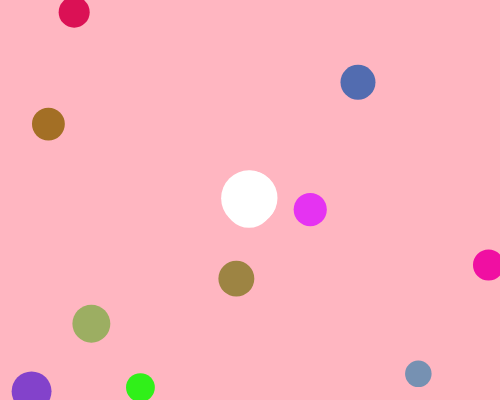
Frame 1 (no input)
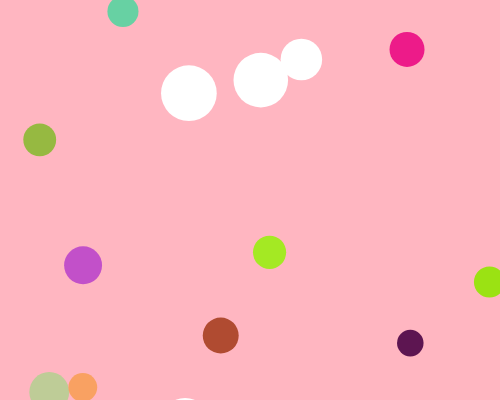
Frame 60 (no input)
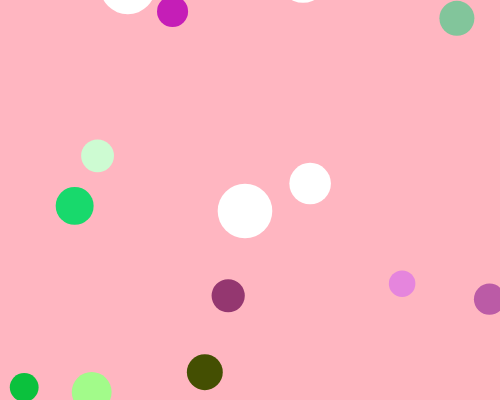
Frame 120 (the mouse pressed at the canvas centre since frame 60)

The p5.js sketch that drew these frames (run headless with seeded random() and noise() and a simulated clock; from frame 60 on, the mouse is pressed at the canvas centre):

// p5.js sketch
// ── sketch.js
let circles = []; // Arreglo para circulos pequeños
let largeCircles = []; // Arreglo para círculos grandes

function setup() {
  createCanvas(500, 400); 

  
  // Creación de círculos pequeños
  for (let i = 0; i < 10; i++) {
    circles.push(new Circle(random(width), random(height), random(10, 20), false, random(1, 3))); // Círculos pequeños
  }
  
  

  // Creación de círculos grandes que se mueven hacia afuera
  for (let i = 0; i < 4; i++) {
    let x = width / 2; // X centrado
    let y = height / 2; // Y centrado
    let r = random(20, 30); // Radio
    largeCircles.push(new Circle(x, y, r, true, random(2, 4))); 
  }
}



function draw() {
  background(255, 182, 193);

  
  
  // Círculos pequeños
  // Cambio de posición, de color y los dibuja
  for (let circle of circles) {
    circle.update();
    circle.changeColor(); 
    circle.display();
  }

  
  
  // Círculos grandes
  //Cambio de posición y los dibuja 
  for (let circle of largeCircles) {
    circle.update();
    circle.display();
  }
}



class Circle { //Comportamiento y propiedades del circulo
  constructor(x, y, r, isLarge = false, speed) {
    this.x = x;
    this.y = y;
    this.r = r;
    this.speed = speed; // Almacena la velocidad
    this.isLarge = isLarge;

    // Establecer dirección y color
    if (isLarge) {
      this.direction = createVector(random(-1, 1), random(-1, 1)).normalize(); // Dirección aleatoria
      this.direction.mult(speed); // Multiplicar por la velocidad
      this.color = color(255); // Círculos grandes en blanco
    } else {
      this.direction = createVector(random(-1, 1), random(-1, 1)).normalize();
      this.color = color(random(255), random(255), random(255)); // Círculos pequeños en color aleatorio
    }
  }

  
  update() {
    // Mover según la dirección y la velocidad
    this.x += this.direction.x;
    this.y += this.direction.y;

    
    // Verificar si la pelota grande ha salido del lienzo
    if (this.isLarge) {
      if (this.x < -this.r || this.x > width + this.r || this.y < -this.r || this.y > height + this.r) {
        this.reset(); // Reiniciar la posición si salió
      }
      
      
      
    } else {
      // Rebotar en los bordes para círculos pequeños
      if (this.x > width - this.r || this.x < this.r) {
        this.direction.x *= -1; // Rebote horizontal
      }
      

      if (this.y > height - this.r || this.y < this.r) {
        this.direction.y *= -1; // Rebote vertical
      }
    }
  }
  
  
  

  reset() {
    // Posición de la pelota grande a un punto aleatorio desde el centro
    this.x = width / 2;
    this.y = height / 2;
    this.direction = createVector(random(-1, 1), random(-1, 1)).normalize(); // Nueva dirección
    this.direction.mult(this.speed); // velocidad
  }

  
  
  
  changeColor() {// Cambiar el color de los círculos pequeños constantemente
  
    if (!this.isLarge) {
      this.color = color(random(255), random(255), random(255));
    } 
  }
  
  

  display() {
    fill(this.color);
    noStroke();
    ellipse(this.x, this.y, this.r * 2);
  }
}
